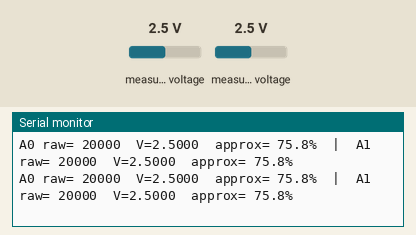
Recording of a sketch running on a simulated ESP32. Shown: the last lines printed to the serial monitor. Inputs (shaded band) come from the test bench; at power-on: measured voltage 2.5 V.

Above: at 2.7 s.
2.8 s: measured voltage (sensor 200) set to 0.1 V
At 3.5 s:
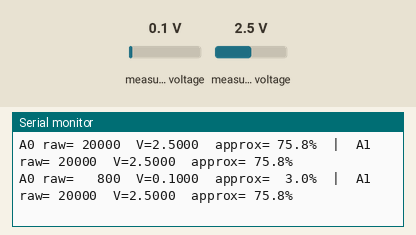
5.0 s: measured voltage (sensor 201) set to 0.1 V
At 5.6 s:
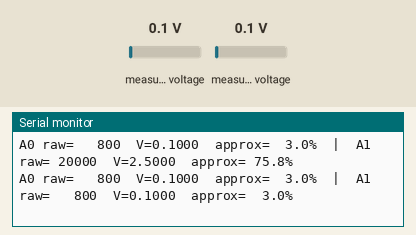
7.1 s: measured voltage (sensor 200) set to 1.2 V
At 7.7 s:
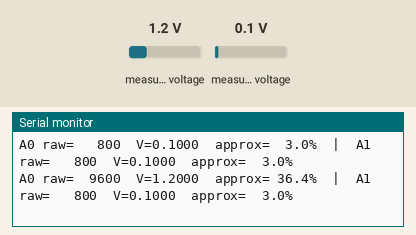
9.2 s: measured voltage (sensor 201) set to 1.2 V
At 9.7 s:
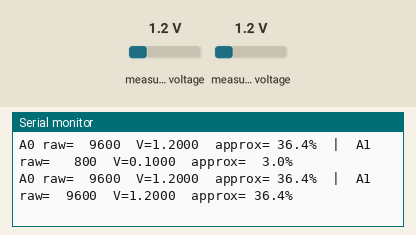
11.3 s: measured voltage (sensor 200) set to 2.5 V
At 11.7 s:
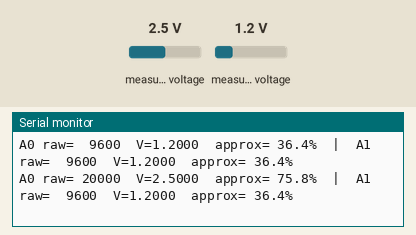
13.3 s: measured voltage (sensor 201) set to 3.8 V
At 13.9 s:
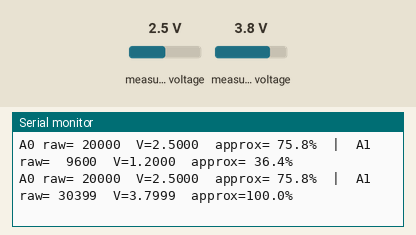

The sketch:

SmartT_ADS1115_Read_Test.ino
```cpp
#include <Arduino.h>
#include <Wire.h>
#include <Adafruit_ADS1X15.h>

static const int PIN_I2C_SDA = 21;
static const int PIN_I2C_SCL = 22;
static const uint8_t ADS_ADDR = 0x48;

Adafruit_ADS1115 ads;

static float readVoltage(uint8_t channel) {
  int16_t raw = ads.readADC_SingleEnded(channel);
  return ads.computeVolts(raw);
}

void setup() {
  Serial.begin(115200);
  delay(1500);

  Serial.println();
  Serial.println("SmartT ADS1115 Read Test");
  Serial.println("Wiring: SDA=GPIO21, SCL=GPIO22, ADDR=GND, address=0x48");
  Serial.println("A0 = fuel sender signal, A1 = 10K potentiometer middle pin");
  Serial.println();

  Wire.begin(PIN_I2C_SDA, PIN_I2C_SCL);
  Wire.setClock(100000);

  if (!ads.begin(ADS_ADDR, &Wire)) {
    Serial.println("ERROR: ADS1115 not found at 0x48.");
    Serial.println("Run I2C scanner again and check wiring/contact.");
    while (true) {
      delay(1000);
    }
  }

  // GAIN_ONE reads roughly -4.096V to +4.096V, safe for ESP32 3.3V signals.
  ads.setGain(GAIN_ONE);
  ads.setDataRate(RATE_ADS1115_128SPS);

  Serial.println("ADS1115 OK. Reading A0/A1...");
}

void loop() {
  const int16_t rawA0 = ads.readADC_SingleEnded(0);
  const float vA0 = ads.computeVolts(rawA0);

  const int16_t rawA1 = ads.readADC_SingleEnded(1);
  const float vA1 = ads.computeVolts(rawA1);

  const float percentA0 = constrain((vA0 / 3.3f) * 100.0f, 0.0f, 100.0f);
  const float percentA1 = constrain((vA1 / 3.3f) * 100.0f, 0.0f, 100.0f);

  Serial.printf("A0 raw=%6d  V=%.4f  approx=%5.1f%%  |  A1 raw=%6d  V=%.4f  approx=%5.1f%%\n",
                rawA0,
                vA0,
                percentA0,
                rawA1,
                vA1,
                percentA1);

  delay(500);
}
```

Measured:
- after the input at 2.8 s, the serial monitor: prints a new line after 0.28 s (image 1)
- after the input at 5.0 s, the serial monitor: prints a new line after 0.15 s (image 2)
- after the input at 7.1 s, the serial monitor: prints a new line after 0.13 s (image 3)
- after the input at 9.2 s, the serial monitor: prints a new line after 0.10 s (image 4)
- after the input at 11.3 s, the serial monitor: prints a new line after 0.07 s (image 5)
- after the input at 13.3 s, the serial monitor: prints a new line after 0.14 s (image 6)
